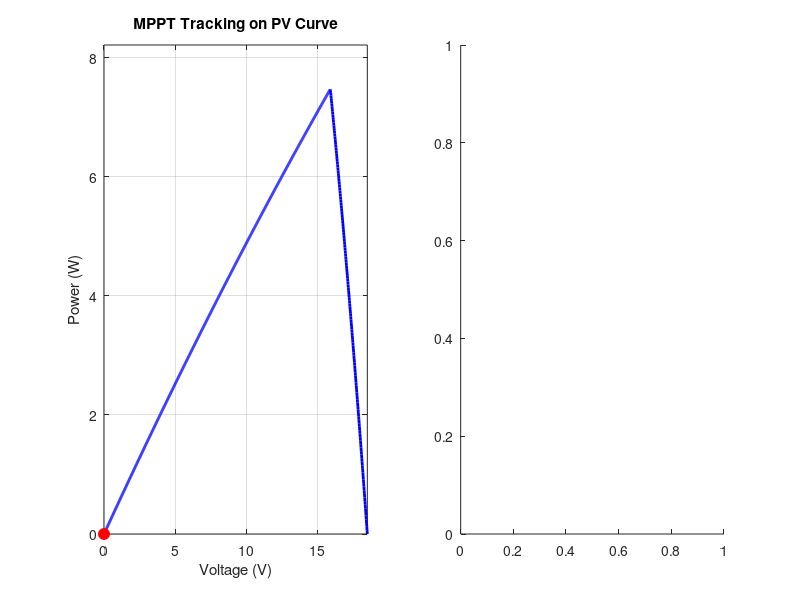

This figure's MATLAB source: (Note: this script raises an error after producing the figure.)
clc;
clear;

% model pv values (estimations)
Voc = 18.5;      % Voc
Isc = 0.52;     % Isc
Vmpp = 15.9;     % voltage at MPP (LOOSELY RELATED TO THE PANEL OBSERVATIONS FROM DAVIDS LABS)
Impp = 0.47;    % current at MPP
MPP_duty = 25; % duty cycle where MPP should occur (FIXED)

V = linspace(0, Voc, 1000);

% IV curve to map to
I = zeros(size(V));
for i = 1:length(V)
    if V(i) < Vmpp
        %current drops from Isc to Impp as voltage increases to Vmpp
        I(i) = Isc - (Isc - Impp) / Vmpp * V(i);
    else
        %current drops from Impp to 0 (for simplicity it is a linar aprox)
        I(i) = Impp * (1 - (V(i) - Vmpp) / (Voc - Vmpp));
    end
end
I(I < 0) = 0; %current clamp
P = V .* I; %calculate power at each point of V

% setup for MPPT
duty = 100.0;          % start duty (arbitrary number can mess arround)
step = 0.5;           %step size used (same as code)
prev_P = 0;           %storage of previous values
prev_V = 0;

%maps the boost converter effects (pannel voltage drps while duty cycle increases) by
%scaling factor K (also ensures Vin=Vmpp when duty = MPP_duty
k = (Voc - Vmpp) / MPP_duty;
duty_to_voltage = @(duty) Voc - k * duty;

% create figure of two plots
figure('Position', [100, 100, 1000, 500]);
%plot for pv curve and tracker marker
subplot(1, 2, 1);
plot(V, P, 'b', 'LineWidth', 2); hold on;
tracker1 = plot(0, 0, 'ro', 'MarkerSize', 8, 'MarkerFaceColor', 'r');
xlabel('Voltage (V)');
ylabel('Power (W)');
title('MPPT Tracking on PV Curve');
grid on;
xlim([0 Voc]);
ylim([0 max(P)*1.1]);
%plot for the duty cycle changes over time
subplot(1, 2, 2);
duty_line = animatedline('Color', 'magenta', 'LineWidth', 2);
xlabel('Iteration');
ylabel('Duty Cycle (%)');
title('Duty Cycle Evolution');
grid on;
ylim([0 100]);
xlim([0 100]);

% simulation of my algoritham (or 100 itterations)
for itterations = 1:100
    % estimate Vin from duty using model above 
    Vin = duty_to_voltage(duty);
    Iin = interp1(V, I, Vin, 'linear', 0);
    Pin = Vin * Iin;

    delta_P = Pin - prev_P;
    delta_V = Vin - prev_V;

    % P&O logic same as my final P&O algoritham
    if abs(delta_P) < 0.01
        break;
    else
        if delta_P > 0
            if delta_V > 0
                direction = -1;
            else
                direction = 1;
            end
            step_mult = 2.0;
        else
            if delta_V > 0
                direction = 1;
            else
                direction = -1;
            end
            step_mult = 3.0;
        end
        duty = duty + direction * step * step_mult;
    end


    % update plots 
    subplot(1, 2, 1);
    set(tracker1, 'XData', Vin, 'YData', Pin);
    
    subplot(1, 2, 2);
    addpoints(duty_line, itterations, duty);

    drawnow;
    pause(0.1);

    % update previous values
    prev_P = Pin;
    prev_V = Vin;
end
